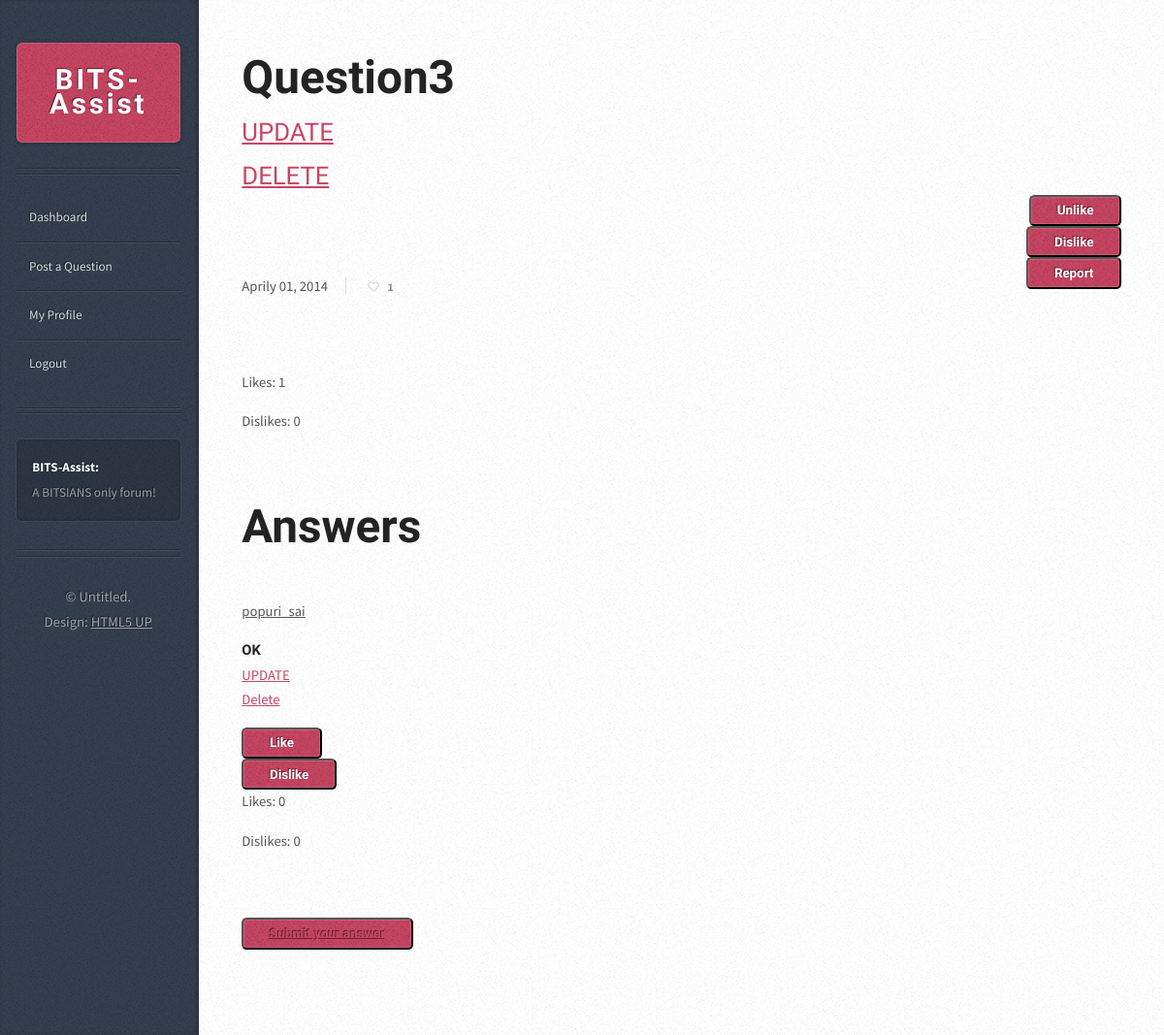
Page /answers/4/ (signed in) on the committed database.
### Dashboard/models.py (models this page shows, shortened)
class Questions(models.Model):
	question_text = models.CharField(max_length=300)
	asked_by = models.ForeignKey(User,on_delete=models.CASCADE)
	pub_time = models.DateTimeField(default=timezone.now)
	q_likedby = models.ManyToManyField(User,related_name='liked_by')
	q_dislikedby = models.ManyToManyField(User,related_name='disliked_by')
	q_likes = models.IntegerField(default=0)

class Answers(models.Model):
	answer_l = models.ForeignKey(Questions, on_delete=models.CASCADE,null=True,related_name='answers')
	answer = models.TextField()
	answered_by = models.ForeignKey(User, on_delete=models.CASCADE)
	answer_time = models.DateTimeField(default=timezone.now)
	answer_likedby = models.ManyToManyField(User,related_name='ansliked_by')
	answer_dislikedby = models.ManyToManyField(User,related_name='ansdisliked_by')
	answer_likes = models.IntegerField(default=0)

### Dashboard/views.py (the view, shortened to what this page needs)
# urls.py: path('answers/<int:pk>/',views.answers,name='answers'),
@login_required
def answers(request,pk):
	question = Questions.objects.get(pk=pk)
	answers = question.answers.all()
	user = request.user
	liked_by = question.q_likedby
	ques_dislikedby = question.q_dislikedby
	if user in liked_by.all():
		liked = True
	else:
		liked = False
	if user in ques_dislikedby.all():
		disliked = True
	else:
		disliked = False
	if user in liked_by.all() or user in ques_dislikedby.all():
		if user in liked_by.all() and user not in ques_dislikedby.all():
			if 'like' in request.POST:
				liked_by.remove(user)
				liked = False
			likes = liked_by.count()
		elif user in ques_dislikedby.all() and user not in liked_by.all():
			if 'dislike' in request.POST:
				ques_dislikedby.remove(user)
				disliked = False
			dislikes = ques_dislikedby.count()
	likes = liked_by.count()
	ques_dislikes=ques_dislikedby.count()
	if f'report{pk}' in request.POST:
			question.report.create(report_url=f'http://127.0.0.1:8000/answers/{pk}/')
			messages.add_message(request, messages.SUCCESS, 'Reported Successfully')
	answers = question.answers.all()
	for answer in answers:
		ans_likedby = answer.answer_likedby
		ans_dislikedby = answer.answer_dislikedby
		if user in ans_likedby.all() or user in ans_dislikedby.all():
			if user in ans_likedby.all() and user not in ans_dislikedby.all():
				if f'Like{answer.pk}' in request.POST:   # ********************
					ans_likedby.remove(user)
			if user not in ans_likedby.all() and user in ans_dislikedby.all():
				if f'Dislike{answer.pk}' in request.POST:    #*****************
					ans_dislikedby.remove(user)
		else:
			if f'Like{answer.pk}' in request.POST:
				ans_likedby.add(user)
			if f'Dislike{answer.pk}' in request.POST:
				ans_dislikedby.add(user)
		answer.answer_likes = ans_likedby.count()
		answer.save()
	answers = question.answers.order_by('-answer_likes')
	author = question.asked_by
	context = {
	'question':question,
	'answers':answers,
	'likes':likes,
	'ques_dislikes':ques_dislikes,
	'author':author,
	'user':user,
	'liked':liked,
	'disliked':disliked,
	}
	return render(request,'Dashboard/answers.html',context)

### Dashboard/templates/Dashboard/answers.html (shortened to what this page needs)
{% load static %}
{% load crispy_forms_tags %}
<!DOCTYPE HTML>
<html>
	<head>
		<link rel="stylesheet" href="{% static 'Dashboard/assets/css/main.css' %}" />
	</head>
	<body class="is-preload">
			<div id="content">
				<div class="inner">
						<article class="box post post-excerpt">
							<header>
								<h2>{{ question.question_text }}</h2>
									{% if user == author %}
										<p><small><a href="{% url 'update' question.pk %}">UPDATE</a></small>
										<p><small><a href="{% url 'delete' question.pk %}">DELETE</a></small></p>
									{% endif %}
								<small align="right">
									{% if liked == True %}
										<form method="post">
											<button type="submit" name="like">Unlike</button>
										</form>
									{% else %}
										<form method="post">
											{% csrf_token %}
											<button type="submit" name="like">Like</button>
										</form>
									{% endif %}
									{% if disliked == True %}
										<form method="post">
											{% csrf_token %}
											<button type="submit" name="dislike">Un-Dislike</button>
										</form>
									{% else %}
										<form method="post">
											<button type="submit" name="dislike">Dislike</button>
										</form>
									{% endif %}
									<form method="post">
										<button type ="submit" name="report{{ question.pk }}">
											Report
										</button>
									</form>
								</small>
								<div class="info">
									<span class="date"><span class="month">{{ question.pub_time|date:"F" }}<span>y</span></span> <span class="day">{{ question.pub_time|date:"d" }}</span><span class="year">, 2014</span></span>
									<ul class="stats">
										<li><a href="#" class="icon fa-heart">{{ likes }}</a></li>
									</ul>
							</header>
							<p>Likes: {{ likes }}</p>
							<p>Dislikes: {{ ques_dislikes }} </p>
						</article>
						<article class="box post post-excerpt">
							<header>
								<h2>Answers</h2>
							</header>
							{% if answers %}
								{% for answer in answers %}
									<p><u>{{ answer.answered_by }}</u></p>
									<h4> {{ answer.answer }} </h4>
									{% if answer.answered_by == request.user %}
										<a href="{% url 'ans-update' answer.pk %}">UPDATE</a>
										<p><a href="{% url 'ans-delete' answer.pk %}">Delete</a></p>
									{% endif %}
									<small>
										{% if user in answer.answer_likedby.all %}
											<form method="post">
												{% csrf_token %}
												<button type="submit" name="Like{{ answer.pk }}">
													Unlike
												</button>
											</form>
										{% else %}
											<form method="post">
												<button type="submit" name="Like{{ answer.pk }}">
													Like
												</button>
											</form>
										{% endif %}
									</small>
									<small>
										{% if user in answer.answer_dislikedby  %}
											<form method="post">
												{% csrf_token %}
												<button type="submit" name="Dislike{{ answer.pk }}">
													Un-dislike
												</button>
											</form>
										{% else %}
											<form method="post">
												<button type="submit" name="Dislike{{ answer.pk }}">
													Dislike
												</button>
											</form>
										{% endif %}
									</small>
									<small>
										<p>Likes: {{ answer.answer_likedby.count }}</p>
										<p>Dislikes: {{ answer.answer_dislikedby.count }}</p>
									</small>
									<br /><br />
								{% endfor %}
								<button><a href = "{% url 'submit_ans' question.pk %}">Submit your answer</a></button>
							{% else %}
								<button><a href = "{% url 'submit_ans' question.pk %}">Submit your answer</a></button>
							{% endif %}
						</article>
				</div>
			</div>
			<div id="sidebar">
					<h1 id="logo"><a href="#">BITS-Assist</a></h1>
					<nav id="nav">
						<ul>
							<li><a href="{% url 'dashboard' %}">Dashboard</a></li>
							<li><a href="{% url 'ask' %}">Post a Question</a></li>
							<li><a href="{% url 'myprofile' %}">My Profile</a></li>
							<li><a href="#">Logout</a></li>
						</ul>
					</nav>
					<section class="box text-style1">
						<div class="inner">
							<p>
								<strong>BITS-Assist:</strong><br />
								A BITSIANS only forum!
							</p>
						</div>
					</section>
					<ul id="copyright">
						<li>&copy; Untitled.</li><li>Design: <a href="http://html5up.net">HTML5 UP</a></li>
					</ul>
			</div>
	</body>
</html>

### rows in the picture
Questions: question_text "Question3", pub_time "April", pub_time "01"
Answers: answered_by "popuri_sai", answer "OK", shows "UPDATE", answer_likedby.count "0", answer_dislikedby.count "0"

### other values in the picture
{{ likes }} "1"
{{ ques_dislikes }} "0"
